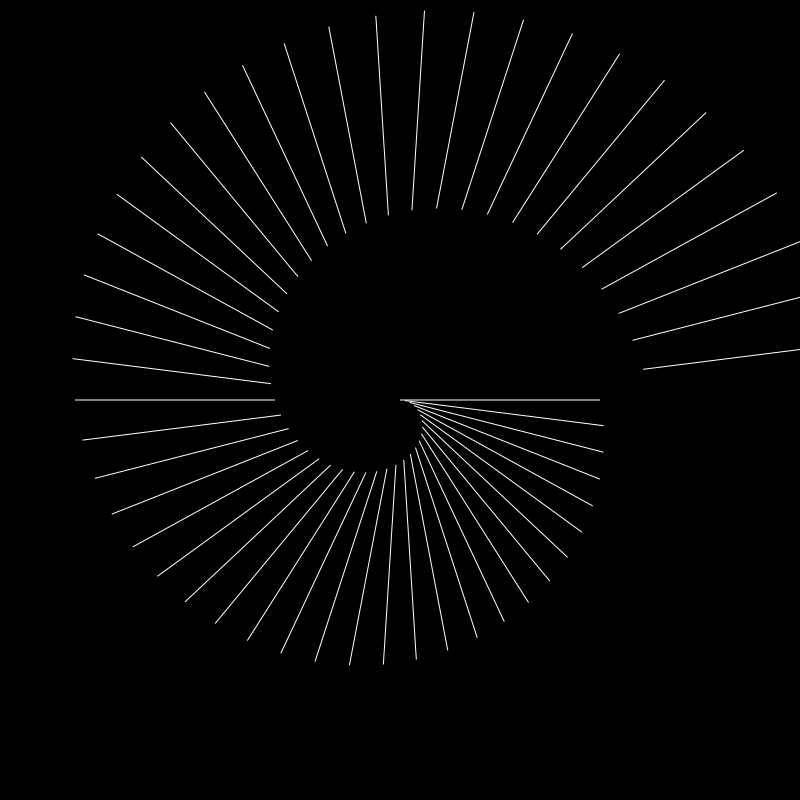

Write the Python code that produced this figure.
import cairo
import math
import random

# Setup
width, height = 800, 800
surface = cairo.ImageSurface(cairo.FORMAT_ARGB32, width, height)
ctx = cairo.Context(surface)

# Background
ctx.set_source_rgb(0, 0, 0)  # Black background
ctx.paint()

# Generative Code: Parametric Line Pattern with Rotation

num_lines = 50
line_length = 200
center_x, center_y = width / 2, height / 2
rotation_increment = 2 * math.pi / num_lines  # Full circle divided by num_lines
offset_increment = 5

ctx.set_line_width(1)
ctx.set_source_rgb(1, 1, 1) # White lines

for i in range(num_lines):
    angle = i * rotation_increment
    offset_x = math.cos(angle) * offset_increment * i
    offset_y = math.sin(angle) * offset_increment * i

    x1 = center_x + offset_x
    y1 = center_y + offset_y

    x2 = x1 + line_length * math.cos(angle)
    y2 = y1 + line_length * math.sin(angle)

    ctx.move_to(x1, y1)
    ctx.line_to(x2, y2)
    ctx.stroke()
